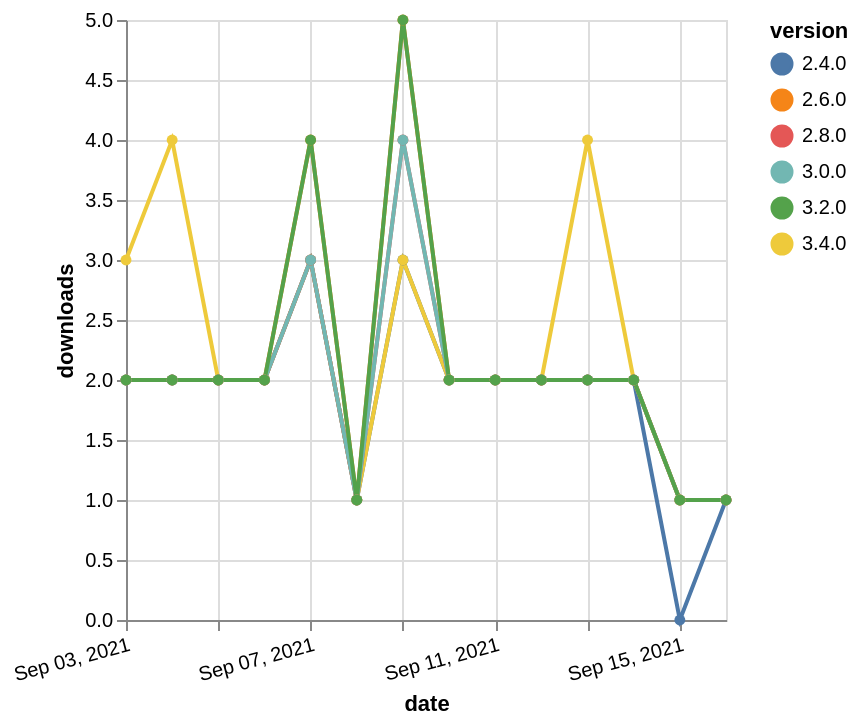

Express this chart as Vega-Lite.
### Vega-Lite specification from a JSON file in a GitHub repository (floating-point values rounded to 4 significant figures)
{"$schema": "https://vega.github.io/schema/vega-lite/v5.json", "description": "A simple bar chart with embedded data.", "data": {"values": [{"date": "2021-09-03", "total": 2041, "delta": 2, "version": "2.4.0"}, {"date": "2021-09-04", "total": 2043, "delta": 2, "version": "2.4.0"}, {"date": "2021-09-05", "total": 2045, "delta": 2, "version": "2.4.0"}, {"date": "2021-09-06", "total": 2047, "delta": 2, "version": "2.4.0"}, {"date": "2021-09-07", "total": 2050, "delta": 3, "version": "2.4.0"}, {"date": "2021-09-08", "total": 2051, "delta": 1, "version": "2.4.0"}, {"date": "2021-09-09", "total": 2054, "delta": 3, "version": "2.4.0"}, {"date": "2021-09-10", "total": 2056, "delta": 2, "version": "2.4.0"}, {"date": "2021-09-11", "total": 2058, "delta": 2, "version": "2.4.0"}, {"date": "2021-09-12", "total": 2060, "delta": 2, "version": "2.4.0"}, {"date": "2021-09-13", "total": 2062, "delta": 2, "version": "2.4.0"}, {"date": "2021-09-14", "total": 2064, "delta": 2, "version": "2.4.0"}, {"date": "2021-09-15", "total": 2064, "delta": 0, "version": "2.4.0"}, {"date": "2021-09-16", "total": 2065, "delta": 1, "version": "2.4.0"}, {"date": "2021-09-03", "total": 230, "delta": 3, "version": "3.4.0"}, {"date": "2021-09-04", "total": 234, "delta": 4, "version": "3.4.0"}, {"date": "2021-09-05", "total": 236, "delta": 2, "version": "3.4.0"}, {"date": "2021-09-06", "total": 238, "delta": 2, "version": "3.4.0"}, {"date": "2021-09-07", "total": 241, "delta": 3, "version": "3.4.0"}, {"date": "2021-09-08", "total": 242, "delta": 1, "version": "3.4.0"}, {"date": "2021-09-09", "total": 245, "delta": 3, "version": "3.4.0"}, {"date": "2021-09-10", "total": 247, "delta": 2, "version": "3.4.0"}, {"date": "2021-09-11", "total": 249, "delta": 2, "version": "3.4.0"}, {"date": "2021-09-12", "total": 251, "delta": 2, "version": "3.4.0"}, {"date": "2021-09-13", "total": 255, "delta": 4, "version": "3.4.0"}, {"date": "2021-09-14", "total": 257, "delta": 2, "version": "3.4.0"}, {"date": "2021-09-15", "total": 258, "delta": 1, "version": "3.4.0"}, {"date": "2021-09-16", "total": 259, "delta": 1, "version": "3.4.0"}, {"date": "2021-09-03", "total": 1469, "delta": 2, "version": "2.8.0"}, {"date": "2021-09-04", "total": 1471, "delta": 2, "version": "2.8.0"}, {"date": "2021-09-05", "total": 1473, "delta": 2, "version": "2.8.0"}, {"date": "2021-09-06", "total": 1475, "delta": 2, "version": "2.8.0"}, {"date": "2021-09-07", "total": 1478, "delta": 3, "version": "2.8.0"}, {"date": "2021-09-08", "total": 1479, "delta": 1, "version": "2.8.0"}, {"date": "2021-09-09", "total": 1483, "delta": 4, "version": "2.8.0"}, {"date": "2021-09-10", "total": 1485, "delta": 2, "version": "2.8.0"}, {"date": "2021-09-11", "total": 1487, "delta": 2, "version": "2.8.0"}, {"date": "2021-09-12", "total": 1489, "delta": 2, "version": "2.8.0"}, {"date": "2021-09-13", "total": 1491, "delta": 2, "version": "2.8.0"}, {"date": "2021-09-14", "total": 1493, "delta": 2, "version": "2.8.0"}, {"date": "2021-09-15", "total": 1494, "delta": 1, "version": "2.8.0"}, {"date": "2021-09-16", "total": 1495, "delta": 1, "version": "2.8.0"}, {"date": "2021-09-03", "total": 1956, "delta": 2, "version": "2.6.0"}, {"date": "2021-09-04", "total": 1958, "delta": 2, "version": "2.6.0"}, {"date": "2021-09-05", "total": 1960, "delta": 2, "version": "2.6.0"}, {"date": "2021-09-06", "total": 1962, "delta": 2, "version": "2.6.0"}, {"date": "2021-09-07", "total": 1966, "delta": 4, "version": "2.6.0"}, {"date": "2021-09-08", "total": 1967, "delta": 1, "version": "2.6.0"}, {"date": "2021-09-09", "total": 1972, "delta": 5, "version": "2.6.0"}, {"date": "2021-09-10", "total": 1974, "delta": 2, "version": "2.6.0"}, {"date": "2021-09-11", "total": 1976, "delta": 2, "version": "2.6.0"}, {"date": "2021-09-12", "total": 1978, "delta": 2, "version": "2.6.0"}, {"date": "2021-09-13", "total": 1980, "delta": 2, "version": "2.6.0"}, {"date": "2021-09-14", "total": 1982, "delta": 2, "version": "2.6.0"}, {"date": "2021-09-15", "total": 1983, "delta": 1, "version": "2.6.0"}, {"date": "2021-09-16", "total": 1984, "delta": 1, "version": "2.6.0"}, {"date": "2021-09-03", "total": 1003, "delta": 2, "version": "3.0.0"}, {"date": "2021-09-04", "total": 1005, "delta": 2, "version": "3.0.0"}, {"date": "2021-09-05", "total": 1007, "delta": 2, "version": "3.0.0"}, {"date": "2021-09-06", "total": 1009, "delta": 2, "version": "3.0.0"}, {"date": "2021-09-07", "total": 1012, "delta": 3, "version": "3.0.0"}, {"date": "2021-09-08", "total": 1013, "delta": 1, "version": "3.0.0"}, {"date": "2021-09-09", "total": 1017, "delta": 4, "version": "3.0.0"}, {"date": "2021-09-10", "total": 1019, "delta": 2, "version": "3.0.0"}, {"date": "2021-09-11", "total": 1021, "delta": 2, "version": "3.0.0"}, {"date": "2021-09-12", "total": 1023, "delta": 2, "version": "3.0.0"}, {"date": "2021-09-13", "total": 1025, "delta": 2, "version": "3.0.0"}, {"date": "2021-09-14", "total": 1027, "delta": 2, "version": "3.0.0"}, {"date": "2021-09-15", "total": 1028, "delta": 1, "version": "3.0.0"}, {"date": "2021-09-16", "total": 1029, "delta": 1, "version": "3.0.0"}, {"date": "2021-09-03", "total": 705, "delta": 2, "version": "3.2.0"}, {"date": "2021-09-04", "total": 707, "delta": 2, "version": "3.2.0"}, {"date": "2021-09-05", "total": 709, "delta": 2, "version": "3.2.0"}, {"date": "2021-09-06", "total": 711, "delta": 2, "version": "3.2.0"}, {"date": "2021-09-07", "total": 715, "delta": 4, "version": "3.2.0"}, {"date": "2021-09-08", "total": 716, "delta": 1, "version": "3.2.0"}, {"date": "2021-09-09", "total": 721, "delta": 5, "version": "3.2.0"}, {"date": "2021-09-10", "total": 723, "delta": 2, "version": "3.2.0"}, {"date": "2021-09-11", "total": 725, "delta": 2, "version": "3.2.0"}, {"date": "2021-09-12", "total": 727, "delta": 2, "version": "3.2.0"}, {"date": "2021-09-13", "total": 729, "delta": 2, "version": "3.2.0"}, {"date": "2021-09-14", "total": 731, "delta": 2, "version": "3.2.0"}, {"date": "2021-09-15", "total": 732, "delta": 1, "version": "3.2.0"}, {"date": "2021-09-16", "total": 733, "delta": 1, "version": "3.2.0"}]}, "width": "container", "mark": {"type": "line", "point": {"filled": true}}, "encoding": {"x": {"field": "date", "type": "temporal", "timeUnit": "yearmonthdate", "title": "date", "axis": {"labelAngle": -15}}, "y": {"field": "delta", "type": "quantitative", "title": "downloads"}, "color": {"field": "version", "type": "nominal"}, "tooltip": {"field": "delta"}}}
